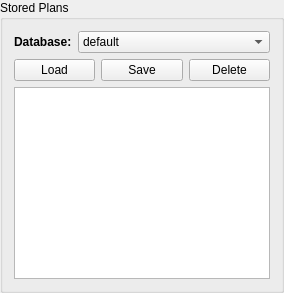
            <widget class="QGroupBox" name="groupBox_19">
             <property name="sizePolicy">
              <sizepolicy hsizetype="Preferred" vsizetype="Expanding">
               <horstretch>0</horstretch>
               <verstretch>0</verstretch>
              </sizepolicy>
             </property>
             <property name="title">
              <string>Stored Plans</string>
             </property>
             <layout class="QGridLayout" name="gridLayout_24">
              <item row="0" column="0" colspan="2">
               <layout class="QHBoxLayout" name="horizontalLayout_17">
                <item>
                 <widget class="QLabel" name="label_15">
                  <property name="sizePolicy">
                   <sizepolicy hsizetype="Preferred" vsizetype="Preferred">
                    <horstretch>0</horstretch>
                    <verstretch>0</verstretch>
                   </sizepolicy>
                  </property>
                  <property name="font">
                   <font>
                    <weight>75</weight>
                    <italic>false</italic>
                    <bold>true</bold>
                   </font>
                  </property>
                  <property name="layoutDirection">
                   <enum>Qt::LeftToRight</enum>
                  </property>
                  <property name="text">
                   <string>Database:</string>
                  </property>
                  <property name="alignment">
                   <set>Qt::AlignLeading|Qt::AlignLeft|Qt::AlignVCenter</set>
                  </property>
                 </widget>
                </item>
                <item>
                 <widget class="QComboBox" name="plan_database_name_combobox">
                  <property name="sizePolicy">
                   <sizepolicy hsizetype="Expanding" vsizetype="Fixed">
                    <horstretch>0</horstretch>
                    <verstretch>0</verstretch>
                   </sizepolicy>
                  </property>
                  <item>
                   <property name="text">
                    <string>default</string>
                   </property>
                  </item>
                  <item>
                   <property name="text">
                    <string>calibration</string>
                   </property>
                  </item>
                  <item>
                   <property name="text">
                    <string>library</string>
                   </property>
                  </item>
                 </widget>
                </item>
               </layout>
              </item>
              <item row="1" column="0" colspan="2">
               <layout class="QHBoxLayout" name="horizontalLayout_13">
                <item>
                 <widget class="QPushButton" name="load_plans_button">
                  <property name="text">
                   <string>Load</string>
                  </property>
                 </widget>
                </item>
                <item>
                 <widget class="QPushButton" name="save_plans_button">
                  <property name="text">
                   <string>Save</string>
                  </property>
                 </widget>
                </item>
                <item>
                 <widget class="QPushButton" name="delete_plan_button">
                  <property name="text">
                   <string>Delete</string>
                  </property>
                 </widget>
                </item>
               </layout>
              </item>
              <item row="2" column="0" colspan="2">
               <widget class="QTreeWidget" name="stored_plans_tree">
                <property name="sizePolicy">
                 <sizepolicy hsizetype="Expanding" vsizetype="Expanding">
                  <horstretch>0</horstretch>
                  <verstretch>0</verstretch>
                 </sizepolicy>
                </property>
                <property name="acceptDrops">
                 <bool>false</bool>
                </property>
                <property name="editTriggers">
                 <set>QAbstractItemView::EditKeyPressed</set>
                </property>
                <property name="dragEnabled">
                 <bool>true</bool>
                </property>
                <property name="dragDropMode">
                 <enum>QAbstractItemView::DragDrop</enum>
                </property>
                <property name="defaultDropAction">
                 <enum>Qt::MoveAction</enum>
                </property>
                <property name="headerHidden">
                 <bool>true</bool>
                </property>
                <attribute name="headerVisible">
                 <bool>false</bool>
                </attribute>
                <column>
                 <property name="text">
                  <string notr="true">1</string>
                 </property>
                </column>
               </widget>
              </item>
             </layout>
            </widget>
